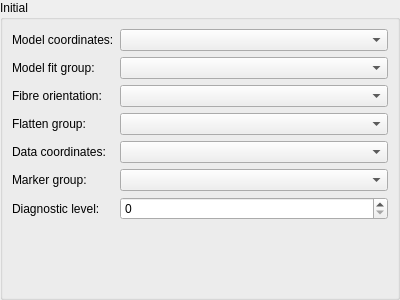
<?xml version="1.0" encoding="UTF-8"?>
<ui version="4.0">
 <class>InitialConfigWidget</class>
 <widget class="QWidget" name="InitialConfigWidget">
  <property name="geometry">
   <rect>
    <x>0</x>
    <y>0</y>
    <width>400</width>
    <height>300</height>
   </rect>
  </property>
  <property name="windowTitle">
   <string>InitialConfig</string>
  </property>
  <layout class="QVBoxLayout" name="verticalLayout">
   <property name="leftMargin">
    <number>0</number>
   </property>
   <property name="topMargin">
    <number>0</number>
   </property>
   <property name="rightMargin">
    <number>0</number>
   </property>
   <property name="bottomMargin">
    <number>0</number>
   </property>
   <item>
    <widget class="QGroupBox" name="configInitial_groupBox">
     <property name="sizePolicy">
      <sizepolicy hsizetype="Preferred" vsizetype="Minimum">
       <horstretch>0</horstretch>
       <verstretch>0</verstretch>
      </sizepolicy>
     </property>
     <property name="title">
      <string>Initial</string>
     </property>
     <layout class="QFormLayout" name="formLayout">
      <property name="fieldGrowthPolicy">
       <enum>QFormLayout::FieldGrowthPolicy::AllNonFixedFieldsGrow</enum>
      </property>
      <item row="0" column="0">
       <widget class="QLabel" name="configModelCoordinates_label">
        <property name="text">
         <string>Model coordinates:</string>
        </property>
       </widget>
      </item>
      <item row="0" column="1">
       <widget class="FieldChooserWidget" name="configModelCoordinates_fieldChooser">
        <property name="sizePolicy">
         <sizepolicy hsizetype="Expanding" vsizetype="Preferred">
          <horstretch>0</horstretch>
          <verstretch>0</verstretch>
         </sizepolicy>
        </property>
        <property name="toolTip">
         <string>&lt;html&gt;&lt;head/&gt;&lt;body&gt;&lt;p&gt;Model coordinate field to fit.&lt;br/&gt;Output fitted field takes name of this field preceded by &amp;quot;fitted &amp;quot;.&lt;/p&gt;&lt;/body&gt;&lt;/html&gt;</string>
        </property>
       </widget>
      </item>
      <item row="1" column="0">
       <widget class="QLabel" name="configModelFitGrouplabel">
        <property name="text">
         <string>Model fit group:</string>
        </property>
       </widget>
      </item>
      <item row="1" column="1">
       <widget class="FieldChooserWidget" name="configModelFitGroup_fieldChooser">
        <property name="toolTip">
         <string>&lt;html&gt;&lt;head/&gt;&lt;body&gt;&lt;p&gt;Optional subset of model to fit.&lt;br/&gt;If not set, whole model is fitted.&lt;/p&gt;&lt;/body&gt;&lt;/html&gt;</string>
        </property>
       </widget>
      </item>
      <item row="3" column="1">
       <widget class="FieldChooserWidget" name="configFlattenGroup_fieldChooser">
        <property name="toolTip">
         <string>&lt;html&gt;&lt;head/&gt;&lt;body&gt;&lt;p&gt;Optional surface or line group to constrain to z = 0.&lt;/p&gt;&lt;p&gt;Data weight for this group scales flattening term.&lt;/p&gt;&lt;/body&gt;&lt;/html&gt;</string>
        </property>
       </widget>
      </item>
      <item row="3" column="0">
       <widget class="QLabel" name="configFlattenGroup_label">
        <property name="text">
         <string>Flatten group:</string>
        </property>
       </widget>
      </item>
      <item row="2" column="0">
       <widget class="QLabel" name="configFibreOrientation_label">
        <property name="text">
         <string>Fibre orientation:</string>
        </property>
       </widget>
      </item>
      <item row="2" column="1">
       <widget class="FieldChooserWidget" name="configFibreOrientation_fieldChooser">
        <property name="toolTip">
         <string>&lt;html&gt;&lt;head/&gt;&lt;body&gt;&lt;p&gt;Optional field supplying Euler angles to rotate local 'fibre' axes on which strain and curvature penalties are applied. Clear to apply on global x, y, z axes.&lt;/p&gt;&lt;p&gt;Required for applying strain and curvature penalties on 2D mesh fits with 3 coordinate components.&lt;/p&gt;&lt;/body&gt;&lt;/html&gt;</string>
        </property>
       </widget>
      </item>
      <item row="4" column="0">
       <widget class="QLabel" name="configDataCoordinates_label">
        <property name="text">
         <string>Data coordinates:</string>
        </property>
       </widget>
      </item>
      <item row="4" column="1">
       <widget class="FieldChooserWidget" name="configDataCoordinates_fieldChooser">
        <property name="sizePolicy">
         <sizepolicy hsizetype="Expanding" vsizetype="Preferred">
          <horstretch>0</horstretch>
          <verstretch>0</verstretch>
         </sizepolicy>
        </property>
        <property name="toolTip">
         <string>&lt;html&gt;&lt;head/&gt;&lt;body&gt;&lt;p&gt;Field giving coordinates of data points.&lt;/p&gt;&lt;/body&gt;&lt;/html&gt;</string>
        </property>
       </widget>
      </item>
      <item row="6" column="0">
       <widget class="QLabel" name="configDiagnosticLevel_label">
        <property name="text">
         <string>Diagnostic level:</string>
        </property>
       </widget>
      </item>
      <item row="5" column="0">
       <widget class="QLabel" name="configMarkerGroup_label">
        <property name="text">
         <string>Marker group:</string>
        </property>
       </widget>
      </item>
      <item row="5" column="1">
       <widget class="FieldChooserWidget" name="configMarkerGroup_fieldChooser">
        <property name="sizePolicy">
         <sizepolicy hsizetype="Expanding" vsizetype="Preferred">
          <horstretch>0</horstretch>
          <verstretch>0</verstretch>
         </sizepolicy>
        </property>
       </widget>
      </item>
      <item row="6" column="1">
       <widget class="QSpinBox" name="configDiagnosticLevel_spinBox">
        <property name="toolTip">
         <string>&lt;html&gt;&lt;head/&gt;&lt;body&gt;&lt;p&gt;Increase to 1 to see diagnostic output, 2 to see more verbose optimization diagnostic output.&lt;/p&gt;&lt;/body&gt;&lt;/html&gt;</string>
        </property>
        <property name="maximum">
         <number>2</number>
        </property>
       </widget>
      </item>
     </layout>
    </widget>
   </item>
  </layout>
 </widget>
 <customwidgets>
  <customwidget>
   <class>FieldChooserWidget</class>
   <extends>QComboBox</extends>
   <header>cmlibs/widgets/fieldchooserwidget.h</header>
  </customwidget>
 </customwidgets>
 <resources/>
 <connections/>
</ui>
